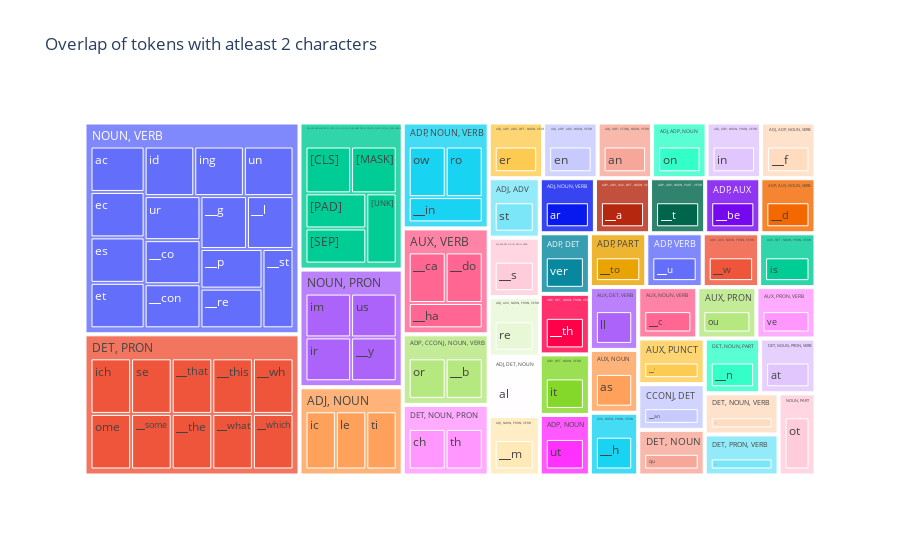

The notebook cell this image was saved under:
### Code cell
vocab_df_groups["count"] = 1  # one per token
fig = px.treemap(vocab_df_groups[(vocab_df_groups["TOKEN"].str.len() > 1) & (vocab_df_groups["UPOS"].str.len() > 5)],
                 path=["UPOS", "TOKEN"],
                 values="count",
                 title=f"Overlap of tokens with atleast 2 characters")

fig.show()

### Figure 1 — Plotly figure (JSON) as saved in the notebook; plotly's stock layout.template omitted (floating-point values rounded to 4 significant figures; data arrays with more than 128 entries replaced by an {"elided": "..."} marker saying what was removed)
{"data": [{"branchvalues": "total", "domain": {"x": [0, 1], "y": [0, 1]}, "hovertemplate": "labels=%{label}<br>count=%{value}<br>parent=%{parent}<br>id=%{id}<extra></extra>", "ids": {"elided": "132 str values"}, "labels": {"elided": "132 str values"}, "name": "", "parents": {"elided": "132 str values"}, "type": "treemap", "values": {"elided": "132 int values"}}], "layout": {"legend": {"tracegroupgap": 0}, "title": {"text": "Overlap of tokens with atleast 2 characters"}}}
